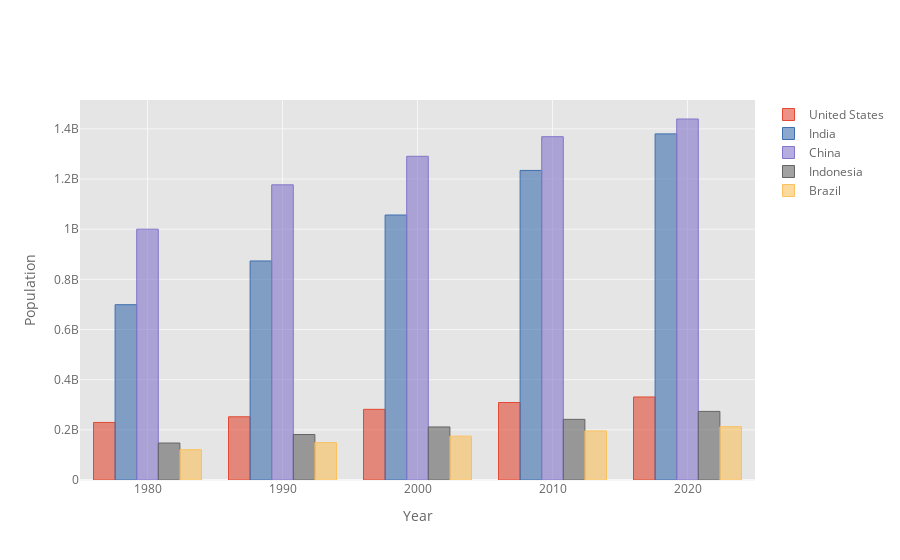

The notebook cell saved with this chart:
### Code cell
df_pivot_sample.iplot(kind='bar',
                      xTitle='Year',
                      yTitle='Population')

### Figure 1 — Plotly figure (JSON) as saved in the notebook; plotly's stock layout.template omitted (floating-point values rounded to 4 significant figures)
{"data": [{"marker": {"color": "rgba(226, 74, 51, 0.6)", "line": {"color": "rgba(226, 74, 51, 1.0)", "width": 1}}, "name": "United States", "orientation": "v", "text": "", "type": "bar", "x": [1980, 1990, 2000, 2010, 2020], "y": [229476354, 252120309, 281710909, 309011475, 331002651]}, {"marker": {"color": "rgba(62, 111, 176, 0.6)", "line": {"color": "rgba(62, 111, 176, 1.0)", "width": 1}}, "name": "India", "orientation": "v", "text": "", "type": "bar", "x": [1980, 1990, 2000, 2010, 2020], "y": [698952844, 873277798, 1056575549, 1234281170, 1380004385]}, {"marker": {"color": "rgba(132, 118, 202, 0.6)", "line": {"color": "rgba(132, 118, 202, 1.0)", "width": 1}}, "name": "China", "orientation": "v", "text": "", "type": "bar", "x": [1980, 1990, 2000, 2010, 2020], "y": [1000089235, 1176883674, 1290550765, 1368810615, 1439323776]}, {"marker": {"color": "rgba(101, 101, 101, 0.6)", "line": {"color": "rgba(101, 101, 101, 1.0)", "width": 1}}, "name": "Indonesia", "orientation": "v", "text": "", "type": "bar", "x": [1980, 1990, 2000, 2010, 2020], "y": [147447836, 181413402, 211513823, 241834215, 273523615]}, {"marker": {"color": "rgba(251, 193, 94, 0.6)", "line": {"color": "rgba(251, 193, 94, 1.0)", "width": 1}}, "name": "Brazil", "orientation": "v", "text": "", "type": "bar", "x": [1980, 1990, 2000, 2010, 2020], "y": [120694009, 149003223, 174790340, 195713635, 212559417]}], "layout": {"legend": {"bgcolor": "#FFFFFF", "font": {"color": "#666666"}}, "paper_bgcolor": "#FFFFFF", "plot_bgcolor": "#E5E5E5", "title": {"font": {"color": "#151516"}}, "xaxis": {"gridcolor": "#F6F6F6", "showgrid": true, "tickfont": {"color": "#666666"}, "title": {"font": {"color": "#666666"}, "text": "Year"}, "zerolinecolor": "#F6F6F6"}, "yaxis": {"gridcolor": "#F6F6F6", "showgrid": true, "tickfont": {"color": "#666666"}, "title": {"font": {"color": "#666666"}, "text": "Population"}, "zerolinecolor": "#F6F6F6"}}}
